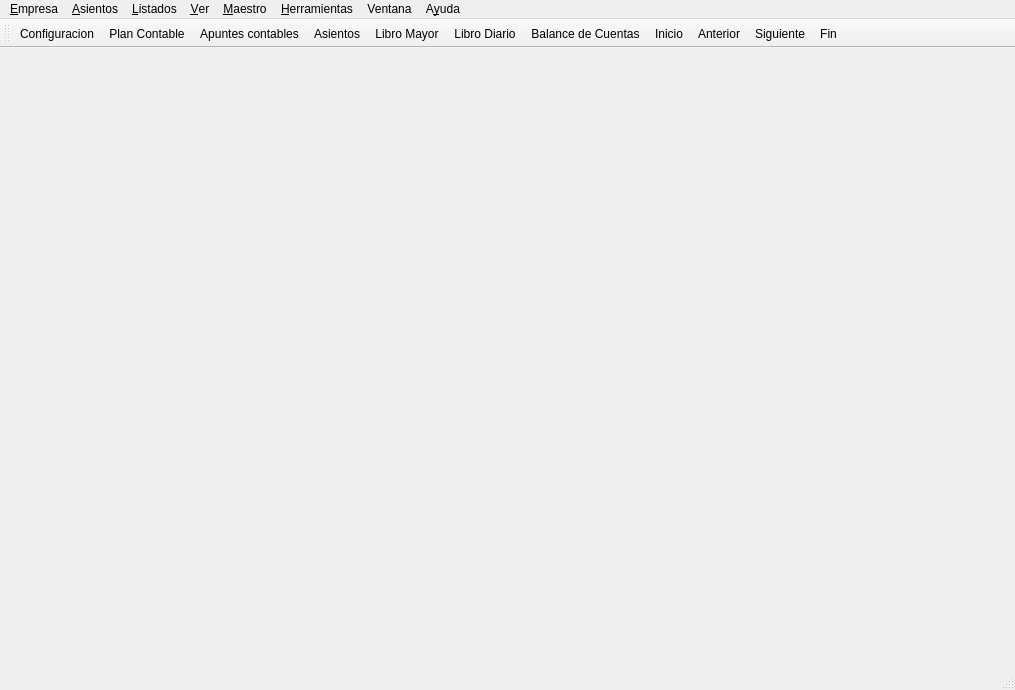
<ui version="4.0" >
 <class>BulmaContBase</class>
 <widget class="QMainWindow" name="BulmaContBase" >
  <property name="geometry" >
   <rect>
    <x>0</x>
    <y>0</y>
    <width>1015</width>
    <height>690</height>
   </rect>
  </property>
  <property name="windowTitle" >
   <string>BulmaCont - Contabilidad GPL</string>
  </property>
  <property name="windowIcon" >
   <iconset resource="../../bulmages.qrc" >:/BulmaCont32x32/images/png/iconbulmacont.xpm</iconset>
  </property>
  <widget class="QWidget" name="centralwidget" />
  <widget class="QMenuBar" name="menubar" >
   <property name="geometry" >
    <rect>
     <x>0</x>
     <y>0</y>
     <width>1015</width>
     <height>26</height>
    </rect>
   </property>
   <widget class="QMenu" name="menuVentana" >
    <property name="title" >
     <string>&amp;Ver</string>
    </property>
    <addaction name="actionPlan_Contable" />
    <addaction name="actionAsientos" />
    <addaction name="actionApuntes_Contables" />
    <addaction name="actionLibro_Mayor" />
    <addaction name="actionLibro_Diario" />
    <addaction name="actionBalance_de_Cuentas" />
   </widget>
   <widget class="QMenu" name="menuAsiento" >
    <property name="title" >
     <string>&amp;Asientos</string>
    </property>
    <addaction name="actionAbrir_Asientos" />
    <addaction name="actionOrdenar_Asientos" />
    <addaction name="separator" />
    <addaction name="actionAsiento_de_Apertura" />
    <addaction name="actionAsiento_de_Regularizacion" />
    <addaction name="actionAsiento_de_Cierre" />
   </widget>
   <widget class="QMenu" name="menuHerramientas" >
    <property name="title" >
     <string>&amp;Herramientas</string>
    </property>
    <addaction name="actionRecalcular_Saldos_Iniciales" />
    <addaction name="actionSustituir_Cuentas" />
    <addaction name="actionBloquear_Fechas" />
    <addaction name="separator" />
    <addaction name="actionCanal_por_Defecto" />
    <addaction name="actionCentro_de_Coste_por_Defecto" />
   </widget>
   <widget class="QMenu" name="menuVer" >
    <property name="title" >
     <string>Ventana</string>
    </property>
    <addaction name="actionPantalla_Completa" />
    <addaction name="actionOrdenar_Ventanas" />
    <addaction name="actionOrganizaci_n_en_Cascada" />
    <addaction name="actionIndexador" />
   </widget>
   <widget class="QMenu" name="menuAyuda" >
    <property name="title" >
     <string>A&amp;yuda</string>
    </property>
    <addaction name="actionAyuda" />
    <addaction name="actionAcerca_de" />
   </widget>
   <widget class="QMenu" name="menuMaestro" >
    <property name="title" >
     <string>&amp;Maestro</string>
    </property>
    <addaction name="actionFormas_de_Pago" />
    <addaction name="actionTipos_de_IVA" />
    <addaction name="separator" />
    <addaction name="actionCentros_de_Coste" />
    <addaction name="actionCanales" />
    <addaction name="separator" />
    <addaction name="actionPaises" />
   </widget>
   <widget class="QMenu" name="menuEmpresa" >
    <property name="title" >
     <string>&amp;Empresa</string>
    </property>
    <addaction name="actionConfiguracion" />
    <addaction name="actionSalir" />
   </widget>
   <widget class="QMenu" name="menuListados" >
    <property name="title" >
     <string>&amp;Listados</string>
    </property>
    <addaction name="actionCuentas_Anuales" />
    <addaction name="separator" />
    <addaction name="separator" />
    <addaction name="actionListado_347" />
    <addaction name="separator" />
    <addaction name="actionAmortizaciones" />
   </widget>
   <addaction name="menuEmpresa" />
   <addaction name="menuAsiento" />
   <addaction name="menuListados" />
   <addaction name="menuVentana" />
   <addaction name="menuMaestro" />
   <addaction name="menuHerramientas" />
   <addaction name="menuVer" />
   <addaction name="menuAyuda" />
  </widget>
  <widget class="QStatusBar" name="statusbar" />
  <widget class="QToolBar" name="toolBar" >
   <property name="orientation" >
    <enum>Qt::Horizontal</enum>
   </property>
   <property name="iconSize" >
    <size>
     <width>32</width>
     <height>32</height>
    </size>
   </property>
   <attribute name="toolBarArea" >
    <number>4</number>
   </attribute>
   <addaction name="actionConfiguracion" />
   <addaction name="actionPlan_Contable" />
   <addaction name="actionApuntes_Contables" />
   <addaction name="actionAsientos" />
   <addaction name="actionLibro_Mayor" />
   <addaction name="actionLibro_Diario" />
   <addaction name="actionBalance_de_Cuentas" />
   <addaction name="actionInicio" />
   <addaction name="actionAnterior" />
   <addaction name="actionSiguiente" />
   <addaction name="actionFin" />
  </widget>
  <action name="actionConfiguracion" >
   <property name="icon" >
    <iconset resource="../../bulmages.qrc" >:/Genericos32x32/images/png/i_configuracion.xpm</iconset>
   </property>
   <property name="text" >
    <string>&amp;Propiedades de la empresa...</string>
   </property>
   <property name="iconText" >
    <string>Configuracion</string>
   </property>
   <property name="toolTip" >
    <string>Configuracion</string>
   </property>
  </action>
  <action name="actionSalir" >
   <property name="text" >
    <string>&amp;Salir del programa</string>
   </property>
   <property name="shortcut" >
    <string>Ctrl+Q</string>
   </property>
  </action>
  <action name="actionAbrir_Asientos" >
   <property name="text" >
    <string>&amp;Espaciar asientos</string>
   </property>
  </action>
  <action name="actionOrdenar_Asientos" >
   <property name="text" >
    <string>&amp;Ordenar asientos</string>
   </property>
  </action>
  <action name="actionAsiento_de_Apertura" >
   <property name="text" >
    <string>Asiento de a&amp;pertura</string>
   </property>
  </action>
  <action name="actionAsiento_de_Regularizacion" >
   <property name="text" >
    <string>Asiento de &amp;regularizacion</string>
   </property>
  </action>
  <action name="actionAsiento_de_Cierre" >
   <property name="text" >
    <string>Asiento de &amp;cierre</string>
   </property>
  </action>
  <action name="actionCuentas_Anuales" >
   <property name="text" >
    <string>Cuentas a&amp;nuales</string>
   </property>
  </action>
  <action name="actionMasas_Patrimoniales" >
   <property name="text" >
    <string>Masas &amp;patrimoniales</string>
   </property>
  </action>
  <action name="actionAmortizaciones" >
   <property name="text" >
    <string>&amp;Amortizaciones</string>
   </property>
  </action>
  <action name="actionPlan_Contable" >
   <property name="icon" >
    <iconset resource="../../bulmages.qrc" >:/BulmaCont32x32/images/png/i_cuentas.xpm</iconset>
   </property>
   <property name="text" >
    <string>&amp;Plan Contable</string>
   </property>
  </action>
  <action name="actionAsientos" >
   <property name="icon" >
    <iconset resource="../../bulmages.qrc" >:/BulmaCont32x32/images/png/i_asiento.xpm</iconset>
   </property>
   <property name="text" >
    <string>&amp;Asientos</string>
   </property>
   <property name="shortcut" >
    <string>Ctrl+L</string>
   </property>
  </action>
  <action name="actionApuntes_Contables" >
   <property name="icon" >
    <iconset resource="../../bulmages.qrc" >:/BulmaCont32x32/images/png/i_lapiz.xpm</iconset>
   </property>
   <property name="text" >
    <string>Apuntes &amp;contables</string>
   </property>
   <property name="shortcut" >
    <string>Ctrl+A</string>
   </property>
  </action>
  <action name="actionLibro_Mayor" >
   <property name="icon" >
    <iconset resource="../../bulmages.qrc" >:/BulmaCont32x32/images/png/i_mayor.xpm</iconset>
   </property>
   <property name="text" >
    <string>Libro &amp;Mayor</string>
   </property>
  </action>
  <action name="actionLibro_Diario" >
   <property name="icon" >
    <iconset resource="../../bulmages.qrc" >:/BulmaCont32x32/images/png/i_diario.xpm</iconset>
   </property>
   <property name="text" >
    <string>Libro &amp;Diario</string>
   </property>
  </action>
  <action name="actionBalance_de_Cuentas" >
   <property name="icon" >
    <iconset resource="../../bulmages.qrc" >:/BulmaCont32x32/images/png/i_balance.xpm</iconset>
   </property>
   <property name="text" >
    <string>&amp;Balance de Cuentas</string>
   </property>
  </action>
  <action name="actionFormas_de_Pago" >
   <property name="text" >
    <string>Formas de &amp;pago</string>
   </property>
  </action>
  <action name="actionTipos_de_IVA" >
   <property name="text" >
    <string>Tipos de &amp;IVA</string>
   </property>
  </action>
  <action name="actionCentros_de_Coste" >
   <property name="icon" >
    <iconset resource="../../bulmages.qrc" >:/BulmaCont32x32/images/png/i_centroCoste.xpm</iconset>
   </property>
   <property name="text" >
    <string>Centros de cos&amp;te</string>
   </property>
  </action>
  <action name="actionCanales" >
   <property name="icon" >
    <iconset resource="../../bulmages.qrc" >:/BulmaCont32x32/images/png/i_canales.xpm</iconset>
   </property>
   <property name="text" >
    <string>&amp;Canales</string>
   </property>
  </action>
  <action name="actionAsientos_Inteligentes" >
   <property name="icon" >
    <iconset resource="../../bulmages.qrc" >:/BulmaCont32x32/images/png/i_asientoListo.xpm</iconset>
   </property>
   <property name="text" >
    <string>Asientos Inteligentes</string>
   </property>
  </action>
  <action name="actionImprimir" >
   <property name="icon" >
    <iconset resource="../../bulmages.qrc" >:/Genericos32x32/images/png/i_filePrint.xpm</iconset>
   </property>
   <property name="text" >
    <string>&amp;Imprimir</string>
   </property>
  </action>
  <action name="actionGuardar" >
   <property name="icon" >
    <iconset resource="../../bulmages.qrc" >:/Genericos32x32/images/png/i_save.xpm</iconset>
   </property>
   <property name="text" >
    <string>&amp;Guardar</string>
   </property>
  </action>
  <action name="actionActualizar" >
   <property name="icon" >
    <iconset resource="../../bulmages.qrc" >:/Genericos32x32/images/png/i_reload.png</iconset>
   </property>
   <property name="text" >
    <string>&amp;Actualizar</string>
   </property>
  </action>
  <action name="actionFiltrar" >
   <property name="icon" >
    <iconset resource="../../bulmages.qrc" >:/Genericos32x32/images/png/i_find.png</iconset>
   </property>
   <property name="text" >
    <string>&amp;Filtrar</string>
   </property>
  </action>
  <action name="actionRecalcular_Saldos_Iniciales" >
   <property name="text" >
    <string>&amp;Recalcular saldos iniciales</string>
   </property>
  </action>
  <action name="actionSustituir_Cuentas" >
   <property name="text" >
    <string>&amp;Sustituir cuentas</string>
   </property>
  </action>
  <action name="actionBloquear_Fechas" >
   <property name="text" >
    <string>&amp;Bloquear fechas</string>
   </property>
  </action>
  <action name="actionCanal_por_Defecto" >
   <property name="text" >
    <string>&amp;Canal por defecto</string>
   </property>
  </action>
  <action name="actionCentro_de_Coste_por_Defecto" >
   <property name="text" >
    <string>Centro de cos&amp;te por defecto</string>
   </property>
  </action>
  <action name="actionPantalla_Completa" >
   <property name="text" >
    <string>&amp;Pantalla completa</string>
   </property>
   <property name="shortcut" >
    <string>F11</string>
   </property>
  </action>
  <action name="actionOrdenar_Ventanas" >
   <property name="text" >
    <string>Ordenar &amp;ventanas</string>
   </property>
  </action>
  <action name="actionOrganizaci_n_en_Cascada" >
   <property name="text" >
    <string>Organización en &amp;cascada</string>
   </property>
  </action>
  <action name="actionAyuda" >
   <property name="text" >
    <string>A&amp;yuda</string>
   </property>
   <property name="shortcut" >
    <string>F1</string>
   </property>
  </action>
  <action name="actionAcerca_de" >
   <property name="text" >
    <string>&amp;Acerca de BulmaCont</string>
   </property>
  </action>
  <action name="actionSiguiente" >
   <property name="icon" >
    <iconset resource="../../bulmages.qrc" >:/BulmaCont32x32/images/png/i_forward.xpm</iconset>
   </property>
   <property name="text" >
    <string>Siguiente</string>
   </property>
   <property name="shortcut" >
    <string>Ctrl+PgDown</string>
   </property>
  </action>
  <action name="actionAnterior" >
   <property name="icon" >
    <iconset resource="../../bulmages.qrc" >:/BulmaCont32x32/images/png/i_back.xpm</iconset>
   </property>
   <property name="text" >
    <string>Anterior</string>
   </property>
   <property name="shortcut" >
    <string>Ctrl+PgUp</string>
   </property>
  </action>
  <action name="actionInicio" >
   <property name="icon" >
    <iconset resource="../../bulmages.qrc" >:/BulmaCont32x32/images/png/i_start.png</iconset>
   </property>
   <property name="text" >
    <string>Inicio</string>
   </property>
   <property name="shortcut" >
    <string>Ctrl+Home</string>
   </property>
  </action>
  <action name="actionFin" >
   <property name="icon" >
    <iconset resource="../../bulmages.qrc" >:/BulmaCont32x32/images/png/i_finish.png</iconset>
   </property>
   <property name="text" >
    <string>Fin</string>
   </property>
   <property name="shortcut" >
    <string>Ctrl+End</string>
   </property>
  </action>
  <action name="actionIndexador" >
   <property name="checkable" >
    <bool>true</bool>
   </property>
   <property name="checked" >
    <bool>true</bool>
   </property>
   <property name="text" >
    <string>Indexador</string>
   </property>
   <property name="shortcut" >
    <string>Ctrl+I</string>
   </property>
  </action>
  <action name="actionListado_347" >
   <property name="text" >
    <string>Listado &amp;347</string>
   </property>
  </action>
  <action name="action" >
   <property name="text" >
    <string>"</string>
   </property>
  </action>
  <action name="action_2" >
   <property name="text" >
    <string>''</string>
   </property>
  </action>
  <action name="actionPaises" >
   <property name="text" >
    <string>Paises</string>
   </property>
  </action>
 </widget>
 <resources>
  <include location="../../bulmages.qrc" />
 </resources>
 <connections>
  <connection>
   <sender>actionSalir</sender>
   <signal>activated()</signal>
   <receiver>BulmaContBase</receiver>
   <slot>close()</slot>
   <hints>
    <hint type="sourcelabel" >
     <x>-1</x>
     <y>-1</y>
    </hint>
    <hint type="destinationlabel" >
     <x>399</x>
     <y>299</y>
    </hint>
   </hints>
  </connection>
 </connections>
</ui>
